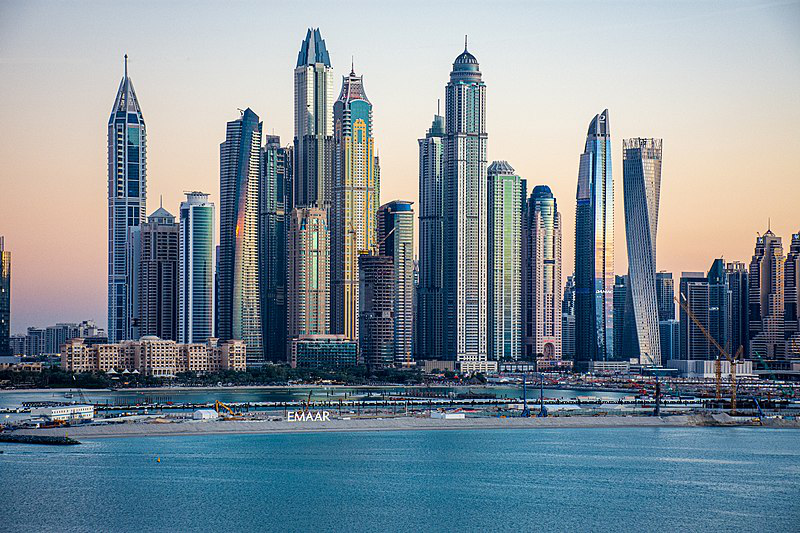
#> input picture convolution/dubai.png, 800 x 533 px
$ python convolve.py
#> lines starting #> are read from the running program, lines starting #| are printed output that depends on the picture
import numpy as np
from PIL import Image

def convolve(big, kernel):
    if (len(kernel) == 0 or len(kernel[0]) == 0):
        raise "Kernel has to have both sides larger than 0."

    if (len(big) < 2 or len(big[0]) < 2):
        raise "Convoluted matrix has to be larger than 2x2."

    if (len(kernel) > len(big) or len(kernel[0]) > len(big[0])):
        raise "Kernel cannot be larger than the convoluted matrix."

    if (len(kernel) % 2 == 0 or len(kernel[0]) % 2 == 0):
        raise "Cannot convolve with a even-sided kernel."

    out = np.array(
        [
            [0 for x in range(len(big[0]) - 2)]
            for y in range(len(big) - 2)
        ]
    )

    for y in range(1, len(out)+1):
        for x in range(1, len(out[y - 1])+1):
            for yy in range(
                int(-(len(kernel)-1)/2),
                int((len(kernel)-1)/2 +1)
                ):
                for xx in range(
                    int(-(len(kernel[0])-1)/2),
                    int((len(kernel[0])-1)/2 +1)
                    ):
                    out[y-1][x-1] += big[y + yy][x + xx] * kernel[(yy + int((len(kernel)-1)/2))][(xx + int((len(kernel[0])-1)/2))]

    # print(out)
    return out

def main():
    im = Image.open("./dubai.png", "r")
#> im is the input picture: PIL image 800x533 RGB; mean R, G, B 126.5, 140.8, 150.9

    pixels = list(im.getdata())
#> pixels = 426400 items

    k = np.array([
        [0, 1, 0],
        [1, -4, 1],
        [0, 1, 0]
    ], dtype=np.float64)

    # k /= k.sum()

    r = []
    g = []
    b = []

    for y in range(im.height):
        rr = []
        gg = []
        bb = []
        for x in range(im.width):
            p = pixels[y * im.width + x]

            rr.append(p[0])
            gg.append(p[1])
            bb.append(p[2])

        r.append(rr)
        g.append(gg)
        b.append(bb)
#> after the loop, b = 533 items; g = 533 items; r = 533 items

    r_out = convolve(np.array(r), k)
#> in convolve, `out = np.array( [ [0 for x in range(len(big[0]) - 2)] for y in range(l..`: out: shape (531, 798) int64; every value is 0
#> after the loop in convolve, `for y in range(1, len(out)+1):`:
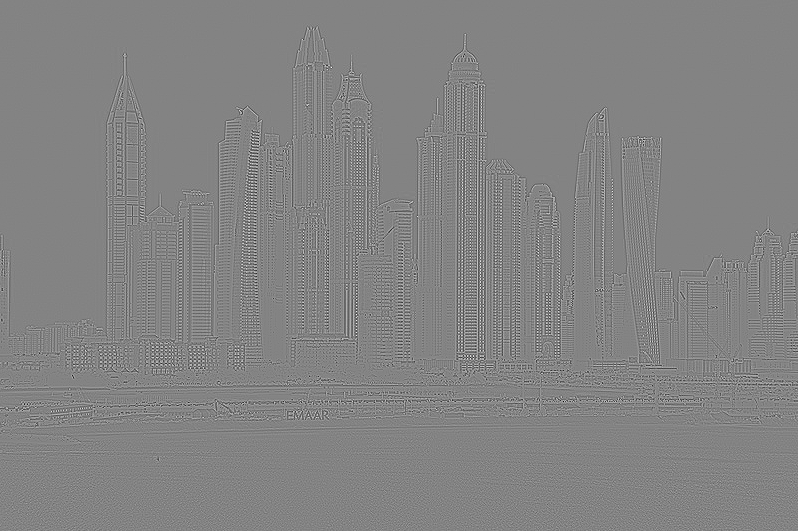
#> out: shape (531, 798) int64; min -827, max 777, mean 0; drawn with min black and max white
    g_out = convolve(np.array(g), k)
    b_out = convolve(np.array(b), k)

    out = Image.new(mode="RGB", size=(im.width, im.height))
#> out: PIL image 800x533 RGB; every value is 0
    for y in range(len(r_out)):
        for x in range(len(r_out[0])):
            out.putpixel((x,y), tuple(map(int, [r_out[y][x], g_out[y][x], b_out[y][x]])))
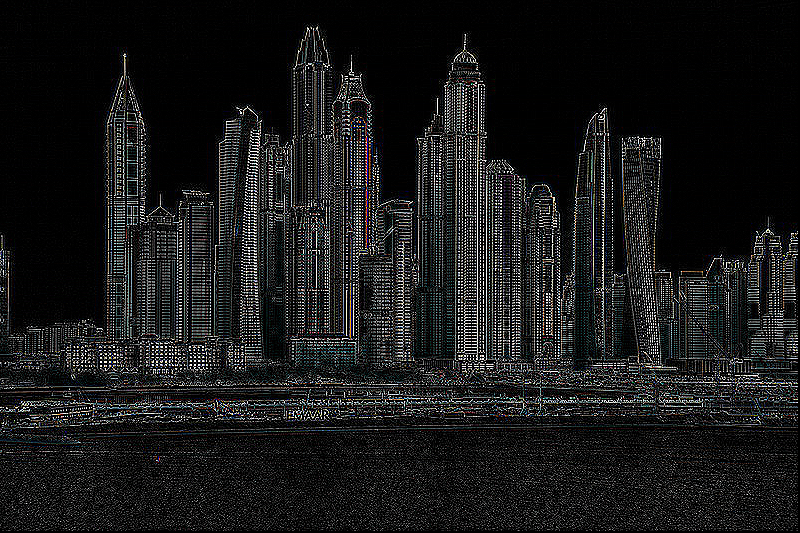
#> out: PIL image 800x533 RGB; mean R, G, B 25.2, 25.6, 25.7

    out.save("out.bmp")

main()
